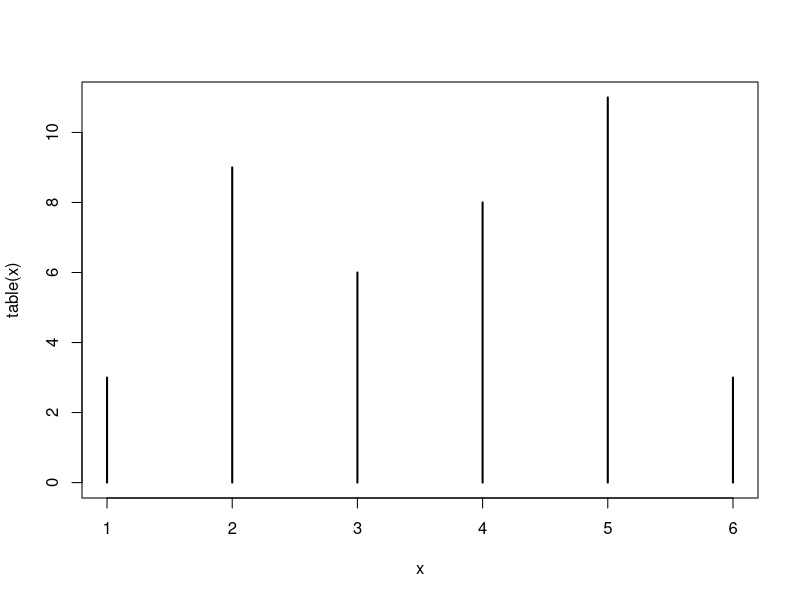
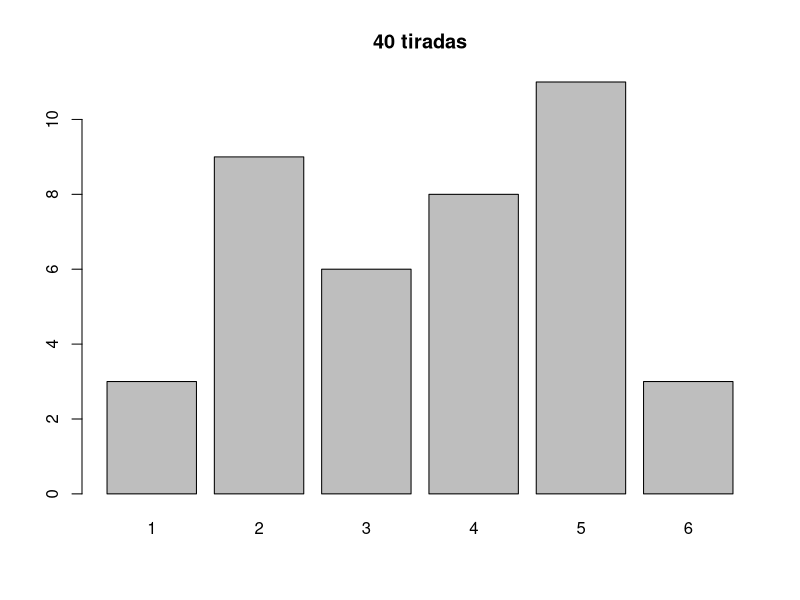
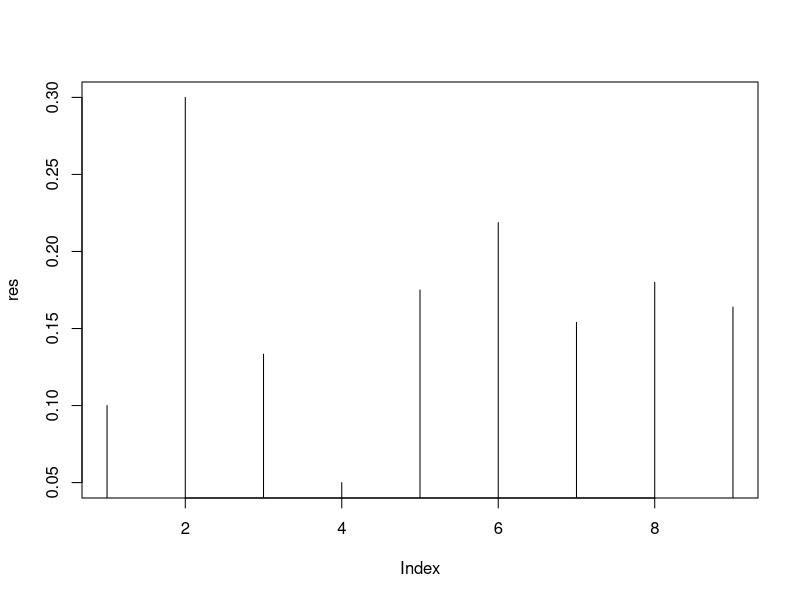
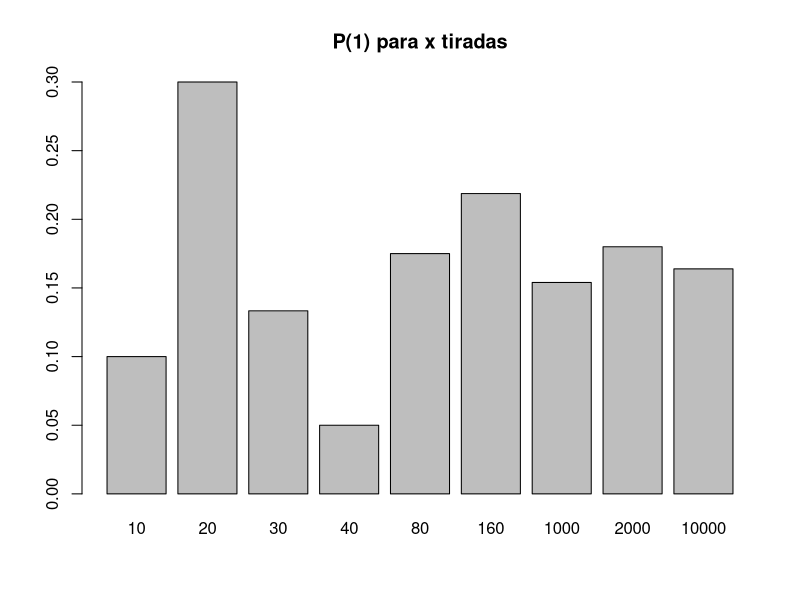
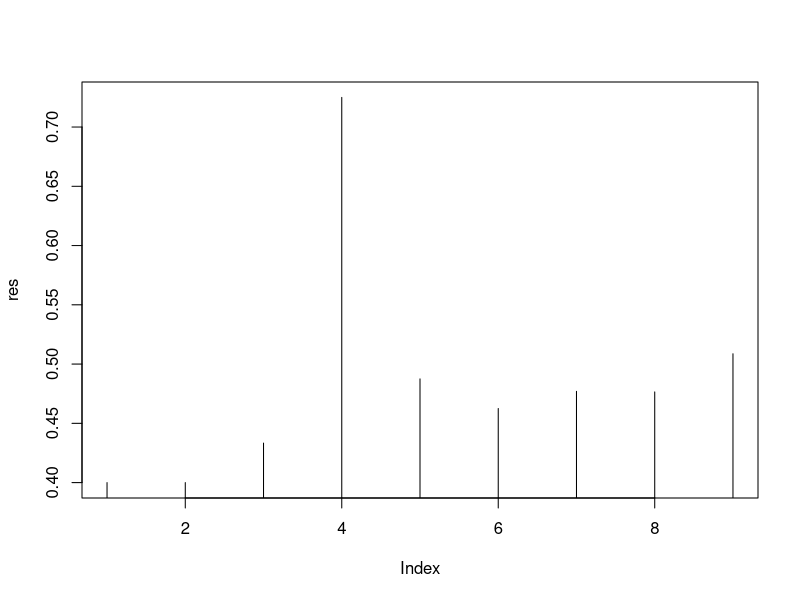
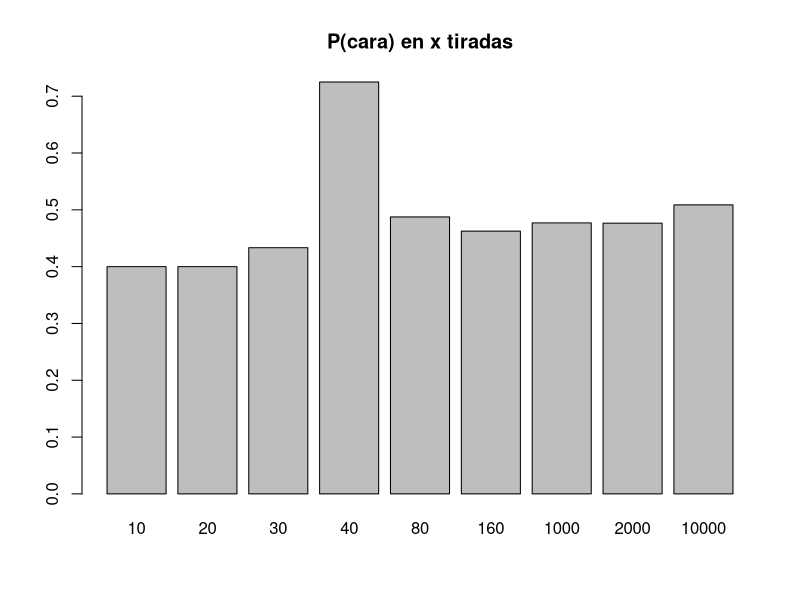
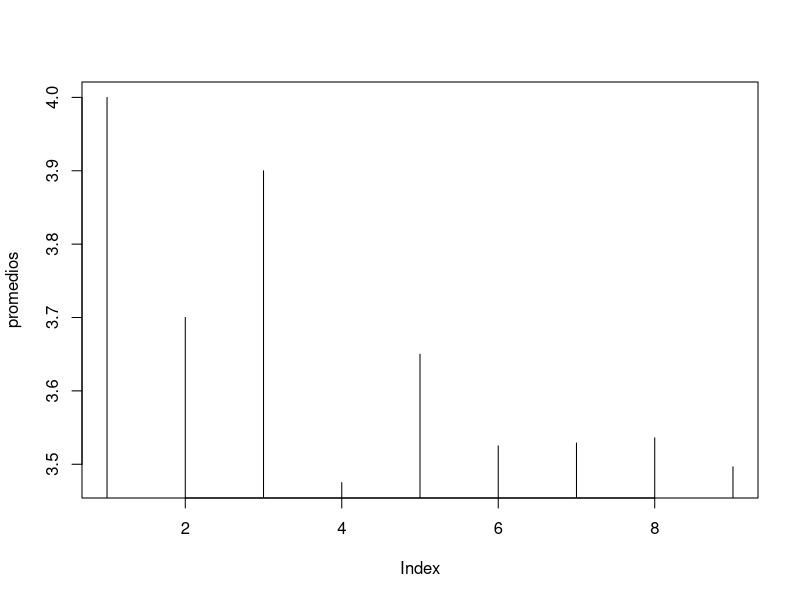
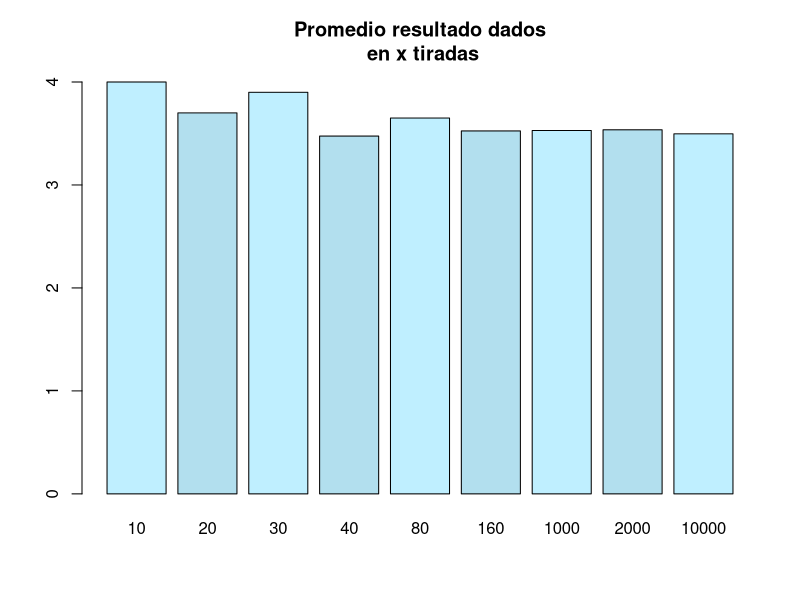

These charts were generated, in order, by the following R code:
## Test Basico

# Ejercicio 1.2.1

?sample
sample(1:6,20,replace=TRUE,prob=c(1/6,1/6,1/6,1/6,1/6,1/6))

x <- sample(1:6,40,replace=TRUE,prob=c(1/6,1/6,1/6,1/6,1/6,1/6))
x
tx <- table(x)
tx
plot(table(x),type="h")
barplot(tx, main="40 tiradas")

p <- function(x){x/tx[x]}
p(5)

# P(1) en k tiradas
p1 <- function(k){
  x <- sample(1:6,k,replace=TRUE,prob=c(1/6,1/6,1/6,1/6,1/6,1/6))
  tx <- table(x)
  tx[1]/k
}

?vapply
p1(30)
res <- vapply(list(10,20,30,40,80,160,1000,2000,10000),p1,c(1))
names(res) <- c(10,20,30,40,80,160,1000,2000,10000)
plot(res,type="h")
barplot(res, main="P(1) para x tiradas")  

# Ejercicio 1.2.2

sample(c(0,1),20,replace=TRUE,prob=c(0.5,0.5))
k <- 100
moneda_p1 <- function(k){
  x <- sample(c(0,1),k,replace=TRUE,prob=c(0.5,0.5))
  tx <- table(x)
  tx[1]/k
}

moneda_p1(30)
res <- vapply(list(10,20,30,40,80,160,1000,2000,10000),moneda_p1,c(1))
names(res) <- c(10,20,30,40,80,160,1000,2000,10000)
plot(res,type="h")
barplot(res, main="P(cara) en x tiradas")

## Promedio

# Ejercicio 1.2.3
k <- 100
x <- sample(1:6,k,replace=TRUE,prob=c(1/6,1/6,1/6,1/6,1/6,1/6))
x
sum(x)
length(x)
mean(x)

# promedio de los resultados al tirar k veces el dado
promedio <- function(k){
  x <- sample(1:6,k,replace=TRUE,prob=c(1/6,1/6,1/6,1/6,1/6,1/6))
  mean(x)
}

promedio (10)
promedios <- vapply(list(10,20,30,40,80,160,1000,2000,10000),promedio,c(1))
names(promedios) <- c(10,20,30,40,80,160,1000,2000,10000)
promedios

plot(promedios, type="h")
barplot(promedios, col=c("lightblue1","lightblue2"), main="Promedio resultado dados\n en x tiradas")

# Ejercicio 1.2.6

?sd
k <- 100
x <- sample(1:6,k,replace=TRUE,prob=c(1/6,1/6,1/6,1/6,1/6,1/6))
x
sum(x)
length(x)
mean(x)
sd(x)

desviostd <- function(k){
  x <- sample(1:6,k,replace=TRUE,prob=c(1/6,1/6,1/6,1/6,1/6,1/6))
  sd(x)
}

desvios <- vapply(list(10,20,30,40,80,160,1000,2000,10000),desviostd,c(1))
names(desvios) <- c(10,20,30,40,80,160,1000,2000,10000)
desvios

barplot(desvios, ylim=c(0,2), main="desvio estandar\n para x tiradas")

## Distribuciones

# Ejercicio 1.2.7

k <- 10
x <- sample(1:6,k,replace=TRUE,prob=c(1/6,1/6,1/6,1/6,1/6,1/6))
tx <- table(x)

barplot(tx)

enetiradas <- function(n){
  x <- sample(1:6,n,replace=TRUE,prob=c(1/6,1/6,1/6,1/6,1/6,1/6))
  table(x)
}

par(mfrow=c(2,3))
barplot(enetiradas(10), main="10")
barplot(enetiradas(20), main="20")
barplot(enetiradas(40), main="40")
barplot(enetiradas(80), main="80")
barplot(enetiradas(2000), main="2000")
barplot(enetiradas(10000), main="10000")
par(mfrow=c(1,1))

library(datasets)
data(iris)
length(iris$Petal.Length)
barplot(iris$Petal.Length)
par(mfrow=c(3,1))
barplot(iris$Petal.Length[1:50])
barplot(iris$Petal.Length[51:100])
barplot(iris$Petal.Length[101:150])
par(mfrow=c(1,1))

hist(iris$Petal.Length)
hist(iris[iris$Species=="setosa",]$Petal.Length,breaks=seq(0,3,0.05))
hist(iris$Petal.Length,breaks=seq(0,8,0.7))
hist(iris$Petal.Length,breaks=seq(0,8,0.1))

# ajusto Petal.Length para la Specie Setosa con dnorm
# le paso a dnorm los parametros mean y sd de los datos
mean(iris[iris$Species=="setosa","Petal.Length"])
sd(iris[iris$Species=="setosa","Petal.Length"])
# dnorm(x, mean=1.462, sd=0.173664)
par(mfrow=c(2,1))
hist(iris[iris$Species=="setosa",]$Petal.Length,breaks=seq(0.5,2.5,0.05), main="setosa Petal.Length\n mean=1.462 sd=0.173664")
plot(function(x) dnorm(x, mean=1.462, sd=0.173664), 0.5, 2.5, main = "dnorm(x, mean=1.462, sd=0.173664)",ylab="")
par(mfrow=c(1,1))

## Inferencia estadistica

sample(c(0,1),10,replace=TRUE,prob=c(0.75,0.25))
# [1] 1 1 0 1 1 1 1 0 0 0
# que probabilidad hay de este resultado si la moneda esta equilibrada
dbinom(6,10,0.5)
dbinom(4,10,0.5)

#  [1] 1 0 1 1 0 0 0 0 0 0
dbinom(3,10,0.5)

# [1] 0 0 0 0 0 0 0 0 1 0
dbinom(1,10,0.5)

x <- sample(c(0,1),20,replace=TRUE,prob=c(0.75,0.25))
tx <- table(x)
dbinom(tx[1],20,0.5)

x <- sample(c(0,1),100,replace=TRUE,prob=c(0.75,0.25))
tx <- table(x)
dbinom(tx[1],100,0.5)

# probabilidad de x si H0 en n tiradas
moneda <- function(n){
  x <- sample(c(0,1),n,replace=TRUE,prob=c(0.75,0.25))
  tx <- table(x)
  dbinom(tx[1],n,0.5) * 100
}

# veces que acepto H0 (sindo H1 por def de la funcion) con 95% de nivel de confianza
# en 20 rondas de 10 tiradas
res <- vapply(rep(10,20),moneda,c(1))
length(res[which(res > 5)])
# en 20 rondas de 20 tiradas
res <- vapply(rep(20,20),moneda,c(1))
length(res[which(res > 5)])
# en 20 rondas de 100 tiradas
res <- vapply(rep(100,20),moneda,c(1))
length(res[which(res > 5)])

dbinom(1,1,0.5)
dbinom(2,2,0.5)
dbinom(3,3,0.5)
dbinom(2,3,0.5)
dbinom(1,3,0.5)

# Nos dicen que el 15% de la poblacion mundial tiene sobrepeso.
# queremos saber si en Bs. As es la misma tasa
# Tomamos una muestra aleatoria de 5 habitantes y encontramos 2 con sobrepeso.

# H0 : Bs As tiene la misma tasa mundial, 15%

# probabilidad de q ninguno tenga sobrepeso, siendo H0
dbinom(0,1,0.15)
dbinom(0,2,0.15)
dbinom(0,3,0.15)
dbinom(0,4,0.15)
dbinom(0,5,0.15)
dbinom(0,1,0.15) ^ 5

# P(2 con sobrepeos y 3 sin)
dbinom(2,5,.15)
# P(3 con sobrepeos y 2 sin)
dbinom(3,5,.15)
# P(4 con sobrepeos y 1 sin)
dbinom(4,5,.15)
# P(5 con sobrepeos y 0 sin)
dbinom(5,5,.15)

# Si Bs As tuviera la misma tasa q la mundial, la prob de encontrar 2 con sobre peso en 5 es
# P(2 con sobrepeos y 3 sin)
dbinom(2,5,.15)
# no esta entre 5% sup ni el 5% if, ie. no hay motivo para rechazar H0

#En el siguiente código se grafica el seno y el coseno en el intervalo [-2\pi , 2\pi] 
plot(sin,-2*pi, 2*pi, col="red" , xlab="", ylab="")
par(new=TRUE)
plot(cos, -2*pi, 2*pi, col="blue" , xlab="", ylab="",  axes=FALSE) 
title(main="Gráficas del seno y coseno")
abline(a=0, b=0)

plot(function(x) dbinom(x,100, 0.15),0,100, col="blue",yaxt="n",ylim = c(0, 0.12),ylab="")
axis(4)
text(80,0.02,labels="dbinom",col="blue")
par(new=TRUE)
plot(function(x) pbinom(x,100, 0.15),0,100, col="red",yaxt="n",ylim = c(0, 1.2),ylab="")
axis(2)
text(40,1.1,labels="pbinom",col="red")

# Ejercicio 1.2.8

# serie que se nos entrega
serie <- c(rep(1,170),rep(2,235), rep(3,163),rep(4,105),rep(5,168),rep(6,159))
tserie <- table(serie)
tserie
# serie
#   1   2   3   4   5   6 
# 170 235 163 105 168 159 

# promedio de la serie dada:
mean(serie)
# [1] 3.343

# En 1.2.3 vimos que promedio para 10000 tiradas = 3.527000 
# En 1.2.6 vimos que sd para 10000 tiradas = 1.709289 

pnorm(3.343, mean=3.527000, sd=1.709289)
# [1] 0.4571378
qnorm(0.4571378, mean=3.527000, sd=1.709289)  # matematicamente, qnorm es la inversa a pnorm
# [1] 3.343
qnorm(0.95, mean=3.527000, sd=1.709289)
# [1] 6.33853
qnorm(0.05, mean=3.527000, sd=1.709289)
# [1] 0.7154698

plot(function(x) dnorm(x, mean=3.527000, sd=1.709289), 0, 8, main = "pnorm serie \n x=3.343 y=0.457", ylab="", yaxt="n")
axis(4)
par(new=TRUE)
plot(function(x) pnorm(x, mean=3.527000, sd=1.709289), 0, 8, main = "pnorm serie \n x=3.343 y=0.457", ylab="", yaxt="n")
axis(2)
abline(v=3.34, col="blue")
abline(h=0.457, col="blue")
abline(v=6.33, col="red")
abline(v=0.71, col="red")

pnorm(3.343, mean=3.527000, sd=1.709289)
# [1] 0.4571378

# No hay elemementos para desechar H0 = el dado esta equilibrado
# Es probable un promedio de 3.343 en 1000 tiradas con un dado equilibrado
# Pero bajo la alfombra del promedio se puede esconder muchas cosas
# Intento otra prueba

# defino una funcion que me devuelve las veces que salio el numero que menos salio
min_en1000 <- function(j){  # la j no la uso, es para poder usas sapply
  x <- sample(1:6,1000,replace=TRUE,prob=c(1/6,1/6,1/6,1/6,1/6,1/6))
  tx <- table(x)
  mintx <- min(tx)
}

# genero una serie de 100 minimos correspondientes a registrar 100 veces 1000 tiradas
serie_min <- sapply(1:100, min_en1000)
serie_min
min(serie_min)
mean(serie_min)
sd(serie_min)
pnorm(105, mean=mean(serie_min), sd=sd(serie_min))
# ahora si, muy baja, ese 105 es muy sospechoso

# funcion de densidad con los parametros mean y sd de la serie de minimos
plot(function(x) dnorm(x, mean=mean(serie_min), sd=sd(serie_min)), 100, 200, main = "dnorm serie minimos",ylab="")
abline(v=105, col = "red")
abline(v=qnorm(0.05, mean=mean(serie_min), sd=sd(serie_min)), col= "blue")
abline(v=qnorm(0.95, mean=mean(serie_min), sd=sd(serie_min)), col= "blue")



# el grafico de la probabilidad acumulada con los parametros mean y sd de la serie de minimos
plot(function(x) pnorm(x, mean=mean(serie_min), sd=sd(serie_min)), -1, 250, main = "pnorm serie minimos\n x=105",ylab="")



## Pruebas que deseche

# defino una funcion que me devuelve las veces que salio el 4
cuatro_en1000 <- function(j){  # la j no la uso, es para poder usas sapply
  x <- sample(1:6,1000,replace=TRUE,prob=c(1/6,1/6,1/6,1/6,1/6,1/6))
  tx <- table(x)
  tx[4]
}

# genero una serie de 100 4s correspondientes a registrar 100 veces 1000 tiradas
serie_4s <- sapply(1:100, cuatro_en1000)
serie_4s
min(serie_4s)
pnorm(105, mean=mean(serie_4s), sd=sd(serie_4s))

# plot(function(x) dnorm(x, mean=mean(serie_4s), sd=sd(serie_4s)), -1, 250, main = "dnorm serie_4s ",ylab="")

# el grafico de la probabilidad acumulada con los parametros mean y sd de la serie de 4s
plot(function(x) pnorm(x, mean=mean(serie_4s), sd=sd(serie_4s)), -1, 250, main = "pnorm serie 4s\n x=105",ylab="")
abline(v=105)



x <- sample(1:6,1000,replace=TRUE,prob=c(1/6,1/6,1/6,1/6,1/6,1/6))
tx <- table(x)
tx
sum(tx)
mintx <- min(tx)
mintx/1000
pbinom(mintx, 1000, 1/6)

pmin_en1000 <- function(j){
  x <- sample(1:6,1000,replace=TRUE,prob=c(1/6,1/6,1/6,1/6,1/6,1/6))
  tx <- table(x)
  mintx <- min(tx)
  pbinom(mintx, 1000, 1/6)
}

serie_pmin <- sapply(1:100, pmin_en1000)
serie_pmin

median(serie_pmin)
mean(serie_pmin)
sd(serie_pmin)

plot(function(x) dnorm(x, mean=mean(serie_pmin), sd=sd(serie_pmin)), -1, 1, main = "dnorm serie pmin",ylab="")
plot(function(x) pnorm(x, mean=mean(serie_pmin), sd=sd(serie_pmin)), -1, 1, main = "pnorm serie pmin",ylab="")
abline(v=pbinom(105,1000,1/6))
abline(v=pbinom(166,1000,1/6))

# cual es la probabilidad de en 1000 tiradas obtener 105 cuatros o menos
pbinom(105, 1000, 1/6)
# cual es la probabilidad de en 1000 tiradas obtener 235 doses o mas
1 - pbinom(235, 1000, 1/6)
# cual es la probabilidad de en 1000 tiradas obtener 170 unos o menos
pbinom(170, 1000, 1/6)


plot(function(x) dbinom(x, 1000, 1/6), 0, 400,  main = "dbinom",ylab="", type="l",col="blue")
abline(v=170)

plot(function(x) pbinom(x, 1000, 1/6), 0, 400,  main = "pbinom",ylab="", type="l", col="red")
abline(v=170)
abline(h=pbinom(170, 1000, 1/6))



sum(table(serie))
pserie <- tserie / 1000
pserie
1000/6
166/1000



serie_teorica <- c(rep(1,167),rep(2,167),rep(3,167),rep(4,167),rep(5,166),rep(6,166))
tserie_teorica <- table(serie_teorica)
pserie_teorica <- tserie_teorica / 1000
pserie_teorica
abs(pserie - pserie_teorica)

# en el ejercico 1.2.1 vimos que P(n) se acercaba a un poco mas de 0.16 al aumentar las tiradas
# calculo una serie suponiendo P(n) = 1/6 para todas las caras del dado
serie_aleatoria <- sample(1:6,1000,replace=TRUE,prob=c(1/6,1/6,1/6,1/6,1/6,1/6))
tserie_aleatoria <- table(serie_aleatoria)
tserie_aleatoria
pserie_aleatoria <- tserie_aleatoria / 1000
pserie_aleatoria
abs(pserie - pserie_aleatoria)

# --------------------------------------------------------------------
sample(1:6,1,replace=TRUE,prob=c(1/6,1/6,1/6,1/6,1/6,1/6))
sample(1:6,2,replace=TRUE,prob=c(1/6,1/6,1/6,1/6,1/6,1/6))
sample(1:6,3,replace=TRUE,prob=c(1/6,1/6,1/6,1/6,1/6,1/6))


# p(1) = 1/6
# p(no 1) = 1 - 1/6

# un solo 1 en dos tiradas
(1/6) * (5/6)
com <- expand.grid(c(1:6),c(1:6))
length(com$Var1)
solo1 <- com[com$Var1==1 & com$Var2!=1,]
length(solo1$Var1)
5/36

# al menos un 1 en dos tiradas
(1/6) * (5/6) + (5/6) * (1/6) + (1/6) * (1/6)
com <- expand.grid(c(1:6),c(1:6))
length(com$Var1)
solo1 <- com[com$Var1==1 | com$Var2==1,]
length(solo1$Var1)
11/36

# probabilidad de obtener 3 veces AS al arrojar 4 veces un dado equilibrado
c_4_3 <- factorial(4) / factorial(3) * factorial(1)
c_4_3 * ((1/6) ^ 3) * (5/6)
5/324
